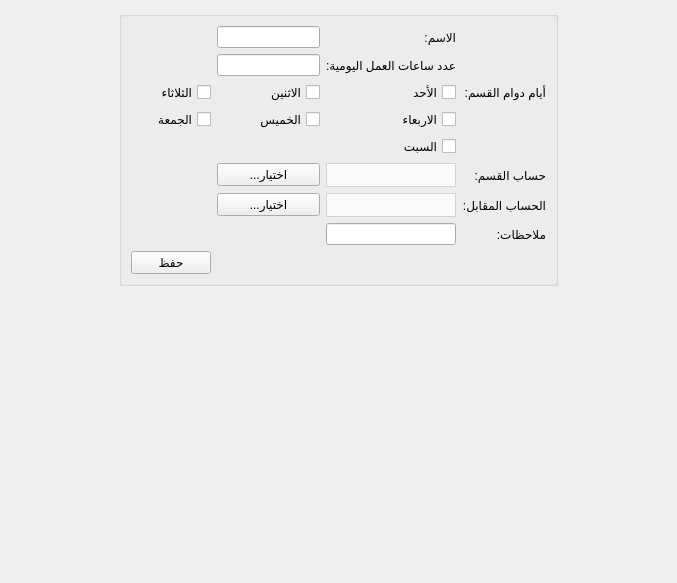
          <widget class="QWidget" name="page_10">
           <property name="geometry">
            <rect>
             <x>0</x>
             <y>0</y>
             <width>677</width>
             <height>583</height>
            </rect>
           </property>
           <attribute name="label">
            <string>القسم</string>
           </attribute>
           <layout class="QGridLayout" name="gridLayout_43">
            <item row="0" column="2">
             <spacer name="horizontalSpacer_23">
              <property name="orientation">
               <enum>Qt::Horizontal</enum>
              </property>
              <property name="sizeHint" stdset="0">
               <size>
                <width>112</width>
                <height>20</height>
               </size>
              </property>
             </spacer>
            </item>
            <item row="0" column="0">
             <spacer name="horizontalSpacer_22">
              <property name="orientation">
               <enum>Qt::Horizontal</enum>
              </property>
              <property name="sizeHint" stdset="0">
               <size>
                <width>112</width>
                <height>20</height>
               </size>
              </property>
             </spacer>
            </item>
            <item row="1" column="1">
             <spacer name="verticalSpacer_6">
              <property name="orientation">
               <enum>Qt::Vertical</enum>
              </property>
              <property name="sizeHint" stdset="0">
               <size>
                <width>20</width>
                <height>160</height>
               </size>
              </property>
             </spacer>
            </item>
            <item row="0" column="1">
             <widget class="QGroupBox" name="groupBox_9">
              <property name="sizePolicy">
               <sizepolicy hsizetype="Preferred" vsizetype="Fixed">
                <horstretch>0</horstretch>
                <verstretch>0</verstretch>
               </sizepolicy>
              </property>
              <property name="minimumSize">
               <size>
                <width>300</width>
                <height>0</height>
               </size>
              </property>
              <property name="maximumSize">
               <size>
                <width>16777215</width>
                <height>400</height>
               </size>
              </property>
              <property name="layoutDirection">
               <enum>Qt::RightToLeft</enum>
              </property>
              <property name="title">
               <string/>
              </property>
              <layout class="QGridLayout" name="gridLayout_31">
               <item row="6" column="3">
                <widget class="QCheckBox" name="departments_work_day_friday_checkbox">
                 <property name="text">
                  <string>الجمعة</string>
                 </property>
                </widget>
               </item>
               <item row="4" column="1">
                <widget class="QCheckBox" name="departments_work_day_sunday_checkbox">
                 <property name="text">
                  <string>الأحد</string>
                 </property>
                </widget>
               </item>
               <item row="12" column="1">
                <widget class="QLineEdit" name="departments_notes_input">
                 <property name="sizePolicy">
                  <sizepolicy hsizetype="Preferred" vsizetype="Fixed">
                   <horstretch>0</horstretch>
                   <verstretch>0</verstretch>
                  </sizepolicy>
                 </property>
                 <property name="minimumSize">
                  <size>
                   <width>0</width>
                   <height>0</height>
                  </size>
                 </property>
                 <property name="styleSheet">
                  <string notr="true"/>
                 </property>
                </widget>
               </item>
               <item row="12" column="0">
                <widget class="QLabel" name="employment_request_name_label_9">
                 <property name="sizePolicy">
                  <sizepolicy hsizetype="Fixed" vsizetype="Preferred">
                   <horstretch>0</horstretch>
                   <verstretch>0</verstretch>
                  </sizepolicy>
                 </property>
                 <property name="text">
                  <string>ملاحظات:</string>
                 </property>
                </widget>
               </item>
               <item row="10" column="0">
                <widget class="QLabel" name="employment_request_name_label_25">
                 <property name="sizePolicy">
                  <sizepolicy hsizetype="Fixed" vsizetype="Preferred">
                   <horstretch>0</horstretch>
                   <verstretch>0</verstretch>
                  </sizepolicy>
                 </property>
                 <property name="text">
                  <string>الحساب المقابل:</string>
                 </property>
                </widget>
               </item>
               <item row="9" column="0">
                <widget class="QLabel" name="employment_request_name_label_19">
                 <property name="sizePolicy">
                  <sizepolicy hsizetype="Fixed" vsizetype="Preferred">
                   <horstretch>0</horstretch>
                   <verstretch>0</verstretch>
                  </sizepolicy>
                 </property>
                 <property name="text">
                  <string>حساب القسم:</string>
                 </property>
                </widget>
               </item>
               <item row="0" column="2">
                <widget class="QLineEdit" name="departments_name_input">
                 <property name="sizePolicy">
                  <sizepolicy hsizetype="Preferred" vsizetype="Fixed">
                   <horstretch>0</horstretch>
                   <verstretch>0</verstretch>
                  </sizepolicy>
                 </property>
                 <property name="minimumSize">
                  <size>
                   <width>0</width>
                   <height>0</height>
                  </size>
                 </property>
                 <property name="styleSheet">
                  <string notr="true"/>
                 </property>
                </widget>
               </item>
               <item row="10" column="1">
                <widget class="QComboBox" name="departments_opposite_account_combobox">
                 <property name="styleSheet">
                  <string notr="true">QComboBox {
        background-color: #fafafa;
        border: 1px solid lightgrey;		
		height: 22px;
		color: black;
    }
    QComboBox::drop-down {
        border: none;
    }</string>
                 </property>
                </widget>
               </item>
               <item row="4" column="2">
                <widget class="QCheckBox" name="departments_work_day_monday_checkbox">
                 <property name="text">
                  <string>الاثنين</string>
                 </property>
                </widget>
               </item>
               <item row="4" column="0">
                <widget class="QLabel" name="label_89">
                 <property name="text">
                  <string>أيام دوام القسم:</string>
                 </property>
                </widget>
               </item>
               <item row="9" column="1">
                <widget class="QComboBox" name="departments_account_combobox">
                 <property name="styleSheet">
                  <string notr="true">QComboBox {
        background-color: #fafafa;
        border: 1px solid lightgrey;		
		height: 22px;
		color: black;
    }
    QComboBox::drop-down {
        border: none;
    }</string>
                 </property>
                </widget>
               </item>
               <item row="8" column="1" colspan="3">
                <widget class="QCheckBox" name="departments_work_day_saturday_checkbox">
                 <property name="text">
                  <string>السبت</string>
                 </property>
                </widget>
               </item>
               <item row="4" column="3">
                <widget class="QCheckBox" name="departments_work_day_tuesday_checkbox">
                 <property name="text">
                  <string>الثلاثاء</string>
                 </property>
                </widget>
               </item>
               <item row="10" column="2">
                <widget class="QPushButton" name="select_departments_opposite_account_btn">
                 <property name="text">
                  <string>...اختيار</string>
                 </property>
                </widget>
               </item>
               <item row="2" column="2">
                <widget class="QLineEdit" name="departments_day_hours_input">
                 <property name="sizePolicy">
                  <sizepolicy hsizetype="Preferred" vsizetype="Fixed">
                   <horstretch>0</horstretch>
                   <verstretch>0</verstretch>
                  </sizepolicy>
                 </property>
                 <property name="minimumSize">
                  <size>
                   <width>0</width>
                   <height>0</height>
                  </size>
                 </property>
                 <property name="styleSheet">
                  <string notr="true"/>
                 </property>
                </widget>
               </item>
               <item row="9" column="2">
                <widget class="QPushButton" name="select_departments_account_btn">
                 <property name="text">
                  <string>...اختيار</string>
                 </property>
                </widget>
               </item>
               <item row="2" column="1">
                <widget class="QLabel" name="employment_request_name_label_16">
                 <property name="sizePolicy">
                  <sizepolicy hsizetype="Fixed" vsizetype="Preferred">
                   <horstretch>0</horstretch>
                   <verstretch>0</verstretch>
                  </sizepolicy>
                 </property>
                 <property name="text">
                  <string>عدد ساعات العمل اليومية:</string>
                 </property>
                </widget>
               </item>
               <item row="6" column="1">
                <widget class="QCheckBox" name="departments_work_day_wednesday_checkbox">
                 <property name="text">
                  <string>الاربعاء</string>
                 </property>
                </widget>
               </item>
               <item row="13" column="3">
                <widget class="QPushButton" name="department_save_btn">
                 <property name="styleSheet">
                  <string notr="true"/>
                 </property>
                 <property name="text">
                  <string>حفظ</string>
                 </property>
                </widget>
               </item>
               <item row="6" column="2">
                <widget class="QCheckBox" name="departments_work_day_thursday_checkbox">
                 <property name="text">
                  <string>الخميس</string>
                 </property>
                </widget>
               </item>
               <item row="0" column="1">
                <widget class="QLabel" name="employment_request_name_label_10">
                 <property name="sizePolicy">
                  <sizepolicy hsizetype="Fixed" vsizetype="Preferred">
                   <horstretch>0</horstretch>
                   <verstretch>0</verstretch>
                  </sizepolicy>
                 </property>
                 <property name="text">
                  <string>الاسم:</string>
                 </property>
                </widget>
               </item>
              </layout>
             </widget>
            </item>
           </layout>
          </widget>
